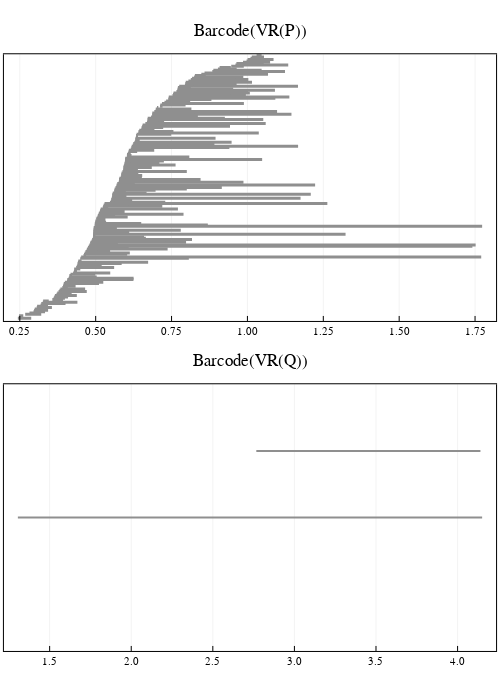

The notebook cell this image was saved under:
### Code cell
# plot barcodes

l = grid(2,1)
p1 = plot_barcode(barcode(VR_P, dim = 1), lw = 3, title = "Barcode(VR(P))", titlefontsize = 12)
p2 = plot_barcode(barcode(VR_Q, dim = 1), lw = 2, title = "Barcode(VR(Q))", titlefontsize = 12)
plot(p1, p2, layout = l, size = (500, 700))
